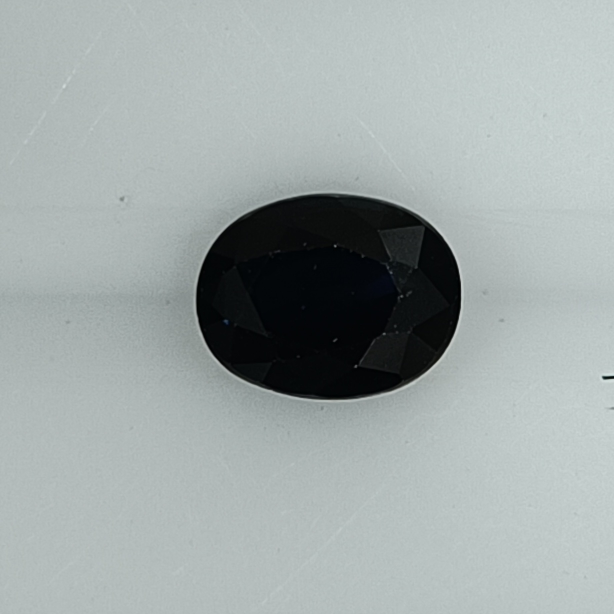
#> input picture test_images/grade_1_dark/g1_137.jpg, 1228 x 1228 px (shown at 1/2 size)
$ python -i inference.py   (imports and definitions only)   (older library calls are emulated)
#> lines starting #> are read from the running program, lines starting #| are printed output that depends on the picture
"""v3 inference: CNN (deterministic + MC Dropout), RF, ensemble and diagnostics."""
import time

import cv2
import numpy as np
import tensorflow as tf

from app import gates
from app.pipeline import colour as colour_path
from app.pipeline import display
from app.pipeline.features import model_features

GRADE_NAMES = ["Dark", "Deep", "Vivid", "Intense", "Medium Intense", "Light", "Very Light"]
TRADE_NAMES = ["Midnight Blue", "Twilight Blue", "Royal Blue", "Intense Cornflower",
               "Cornflower Blue", "Pastel Blue", "Very Light Blue"]
GRADES = np.arange(1, 8, dtype=np.float64)


def model_version(assets):
    """Model version from the export manifest (the one place it is defined)."""
    return str(assets.manifest.get("model_version", "v3"))


def blur_variance(rgb):
    """Gate definition from gate_stats.json, measured on the RAW upload."""
    g = cv2.cvtColor(rgb, cv2.COLOR_RGB2GRAY)
    h, w = g.shape
#> h = 1228; w = 1228
    s = 512.0 / max(h, w)
#> s = 0.417
    g = cv2.resize(g, (max(1, int(w * s)), max(1, int(h * s))), interpolation=cv2.INTER_AREA)
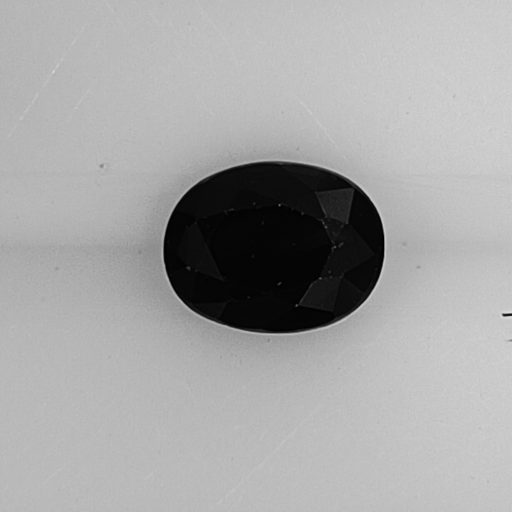
#> g: shape (512, 512); min 1, max 218, mean 165.6
    h, w = g.shape
#> h = 512; w = 512
    c = g[h//4:3*h//4, w//4:3*w//4]
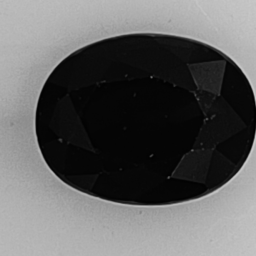
#> c: shape (256, 256); min 1, max 199, mean 96.8
    return float(cv2.Laplacian(c, cv2.CV_64F, ksize=1).var())


# [28 lines left out: functions cnn_input, predict_cnn, predict_rf, not called in this run]


def mahalanobis(assets, e):
    d = e - assets.ood_mean
    return float(np.sqrt(d @ assets.ood_precision @ d))


def rejection(code, diagnostics):
    """Gate failure: status code, message and the diagnostics measured so far."""
    return {"status": code, "message": gates.MESSAGES[code], "diagnostics": diagnostics}


# [124 lines left out: function grade, not called in this run]

>>> import cv2
>>> picture = cv2.cvtColor(cv2.imread('../../../test_images/grade_1_dark/g1_137.jpg'), cv2.COLOR_BGR2RGB)
>>> result = blur_variance(picture)
#> result = 151.9
